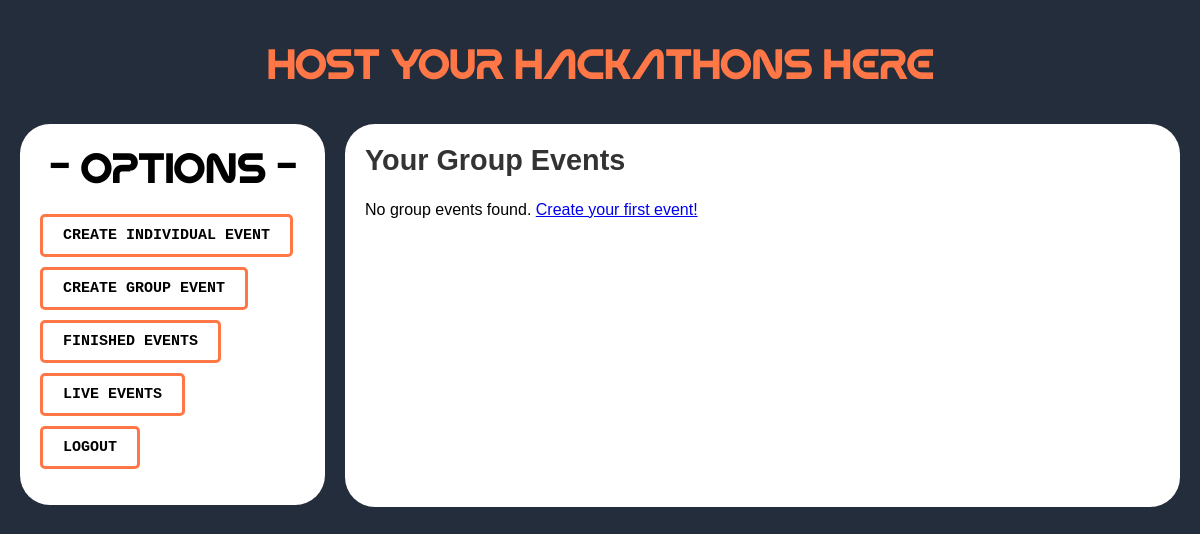
/host/host/dashboard/ (signed in), run on an earlier commit of the app's database.
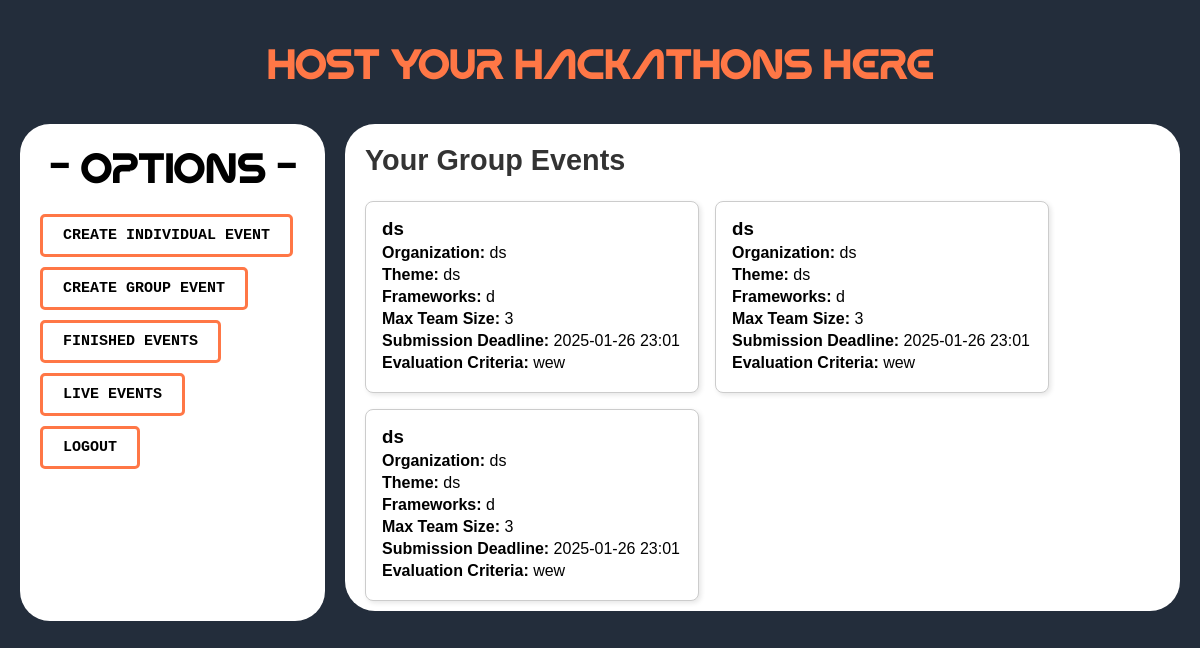
And on a later commit of the database.
### host/models.py (models this page shows)
class GroupEvent(models.Model):
    hackathon_name = models.CharField(max_length=200)
    organization = models.CharField(max_length=200)
    theme = models.CharField(max_length=200)
    frameworks = models.CharField(max_length=300)
    max_team_size = models.IntegerField()
    last_submission_datetime = models.DateTimeField()
    evaluation_criteria = models.TextField()
    created_by = models.ForeignKey(settings.AUTH_USER_MODEL, on_delete=models.CASCADE, related_name="group_events")

### host/views.py (the view)
# urls.py: path('host/dashboard/', views.host_dashboard, name='host_dashboard'),
@login_required
def host_dashboard(request):
    user_group_events = GroupEvent.objects.filter(created_by=request.user)  # Fetch events by logged-in user
    return render(request, "host/host_dashboard.html", {"group_events": user_group_events})

### templates/host/host_dashboard.html (shortened to what this page needs)
{% load static %}
<!DOCTYPE html>
<html lang="en">
<head>
</head>
<body>
    <h1 class="heading">Host your Hackathons here</h1>
    <div class="lower-section">
        <div class="menu">
            <h1 style="color:black;text-align: center;">- options -</h1>
            <ul>
                <li><a href="{% url "host:create_group_event" %}" class="btn-like">CREATE INDIVIDUAL EVENT</a></li>
                <li><a href="#" class="btn-like">CREATE GROUP EVENT</a></li>
                <li><a href="#" class="btn-like">FINISHED EVENTS</a></li>
                <li><a href="#" class="btn-like">LIVE EVENTS</a></li>
                <li><a href="#" class="btn-like">LOGOUT</a></li>
            </ul>
        </div>
        <div class="content">
            <h2>Your Group Events</h2>
            {% if group_events %}
                <div class="cards-container" style="display: flex; flex-wrap: wrap; gap: 16px;">
                    {% for event in group_events %}
                        <div class="card" style="border: 1px solid #ccc; border-radius: 8px; padding: 16px; width: 300px; box-shadow: 2px 2px 5px rgba(0, 0, 0, 0.1);">
                            <h3 style="margin: 0;">{{ event.hackathon_name }}</h3>
                            <p><strong>Organization:</strong> {{ event.organization }}</p>
                            <p><strong>Theme:</strong> {{ event.theme }}</p>
                            <p><strong>Frameworks:</strong> {{ event.frameworks }}</p>
                            <p><strong>Max Team Size:</strong> {{ event.max_team_size }}</p>
                            <p><strong>Submission Deadline:</strong> {{ event.last_submission_datetime|date:"Y-m-d H:i" }}</p>
                            <p><strong>Evaluation Criteria:</strong> {{ event.evaluation_criteria }}</p>
                        </div>
                    {% endfor %}
                </div>
            {% else %}
                <p>No group events found. <a href="{% url 'host:create_group_event' %}">Create your first event!</a></p>
            {% endif %}
        </div>
    </div>
</body>
</html>

What changed in the data, as far as the page shows it:
added GroupEvent: hackathon_name "ds", organization "ds", theme "ds", frameworks "d", max_team_size "3", last_submission_datetime "2025-01-26 23:01", evaluation_criteria "wew"
added GroupEvent: hackathon_name "ds", organization "ds", theme "ds", frameworks "d", max_team_size "3", last_submission_datetime "2025-01-26 23:01", evaluation_criteria "wew"
added GroupEvent: hackathon_name "ds", organization "ds", theme "ds", frameworks "d", max_team_size "3", last_submission_datetime "2025-01-26 23:01", evaluation_criteria "wew"
Also different on the page:
text no longer shown: "No group events found. Create your first event!"
